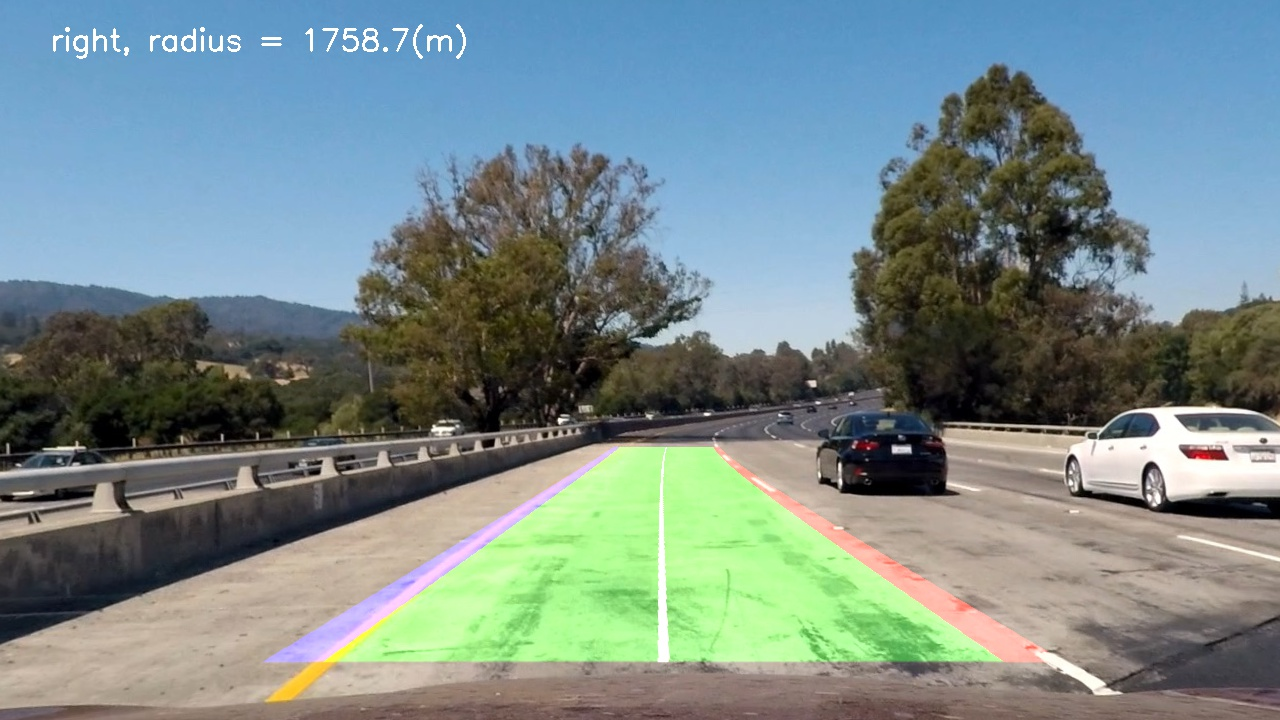
#> input picture test_images/tracked0.jpg, 1280 x 720 px
$ python -i video_gen.py   (imports and definitions only)   (older library calls are emulated)
#> lines starting #> are read from the running program, lines starting #| are printed output that depends on the picture
#> further down, picture is the input picture: shape (720, 1280, 3); mean B, G, R 137.4, 138, 120.3
import cv2
import numpy as np
import glob
import pickle
from tracker import tracker
import collections

from moviepy.editor import VideoFileClip
from IPython.display import HTML

import matplotlib.pyplot as plt

# Define conversions in x and y from pixels space to meters
ym_per_pix = 22/720 # meters per pixel in y dimension
xm_per_pix = 4/570  # meters per pixel in x dimension

# read in the saved objpoints and imgpoints
# [1 line not run here, left out]
# [1 line that did not run here, left out]
# [1 line that did not run here, left out]


# Line class to store certain features and perform sanity checks
class Line():
    def __init__(self):
        # was the line detected in the last iteration?
        self.detected = False
        # polynomial fit of last "good" frame
        self.recent_fit = None
        # polynomial fitx of last "good" frame
        self.recent_fitx = None
        # radius of curvature of the line in meters
        self.last_radius_m = None
        # distance in meters of vehicle center from the line
        self.line_base_pos = None


class Last_Frame():
    def __init__(self):
        self.recent_radius = None
        self.recent_direction = "straight"
        self.recent_middle_pts = None
        self.buffer_size = 15 # 1 = no buffer
        self.average_left_fitx = collections.deque([], self.buffer_size)
        self.average_right_fitx = collections.deque([], self.buffer_size)
        self.average_lane_distance = collections.deque([], self.buffer_size)
        self.leftx_base = None
        self.rightx_base = None

        self.left_line = Line()
        self.right_line = Line()


class Error():
    def __init__(self):
        # Reset tracking mode
        self.lost_tracking = False # Set to True for the first frame
        # Flag for first frame exception
        self.first_frame = True # Set to True for the first frame
        # Counter for counting frames with at least one error
        self.counter = 0 # Initialize with 0
        # Maximum number of errors allowed before reset
        self.max_errors = 5
        # Error for not deteting lane lines in the last images
        self.no_lines = False # Set to True for the first frame
        # Error for curvature being out of range
        self.curvature = False
        # Error for lines not being parallel
        self.parallel = False
        # Error for distance between the alne lines
        self.distance = False
        # Error for abrupt change of direction
        self.direction = False
        # Error list for tracking the occuring error modes
        self.error_list = []

    # [12 lines left out: function add_errors_to_list, not called in this run]


def abs_sobel_thresh(img, orient='x', sobel_kernel=3, thresh=(0,255)):
    # Convert to grayscale
#> called with orient = 'x', sobel_kernel = 3, thresh = (0, 255)
    gray = cv2.cvtColor(img, cv2.COLOR_BGR2GRAY)
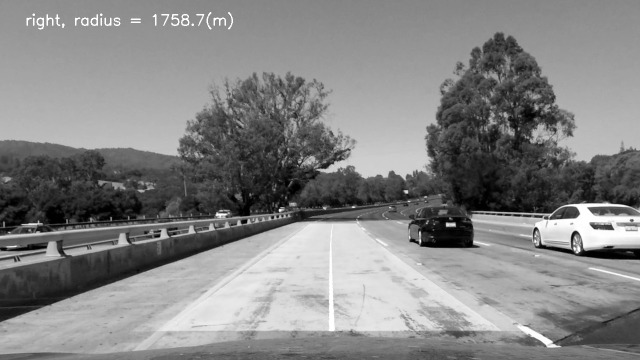
#> gray: shape (720, 1280) (shown at 1/2 size); min 0, max 255, mean 132.6
    # Apply noise filter
    gray = cv2.bilateralFilter(gray, 5, 100, 100)

    if orient == 'x':
        abs_sobel = np.absolute(cv2.Sobel(gray, cv2.CV_64F, 1, 0, ksize=sobel_kernel))
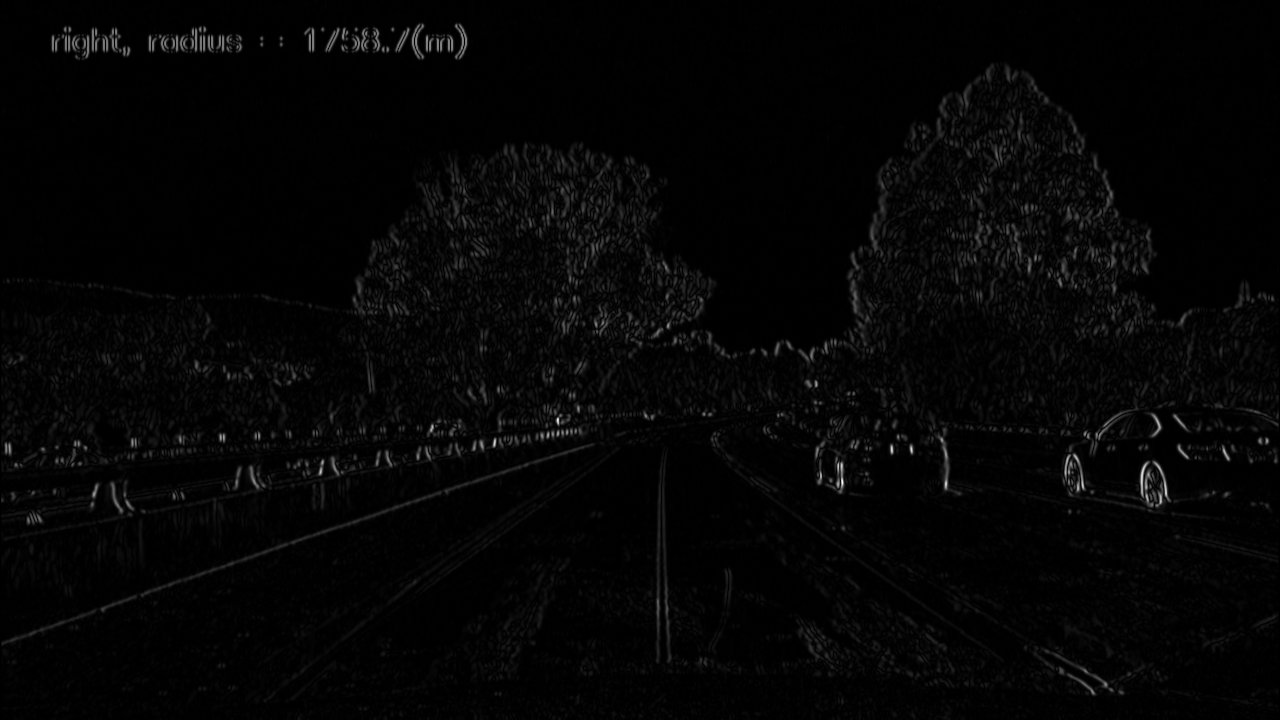
#> abs_sobel: shape (720, 1280) float64; min 0, max 664, mean 14; drawn with min black and max white
    if orient == 'y':
        abs_sobel = np.absolute(cv2.Sobel(gray, cv2.CV_64F, 0, 1, ksize=sobel_kernel))
    scaled_sobel = np.uint8(255*abs_sobel/np.max(abs_sobel))
    binary_output = np.zeros_like(scaled_sobel)
    # apply threshold
    binary_output[(scaled_sobel >= thresh[0])&(scaled_sobel <= thresh[1])] = 1
    return binary_output


"""
def mag_threshold(image, sobel_kernel=3, mag_thresh=(0,255)):
    gray = cv2.cvtColor(img, cv2.COLOR_BGR2GRAY)
    sobelx = cv2.Sobel(gray, cv2.CV_64F, 1, 0, ksize=sobel_kernel)
    sobely = cv2.Sobel(gray, cv2.CV_64F, 0, 1, ksize=sobel_kernel)
    gradmag = np.sqrt(sobelx**2 - sobely**2)
    scale_factor = np.max(gradmag)*255
    gradmag = (gradmag/scale_factor).astype(np.uint8)
    binary_output = np.zeros_like(gradmag)
    # apply threshold
    binary_output[(gradmag >= mag_thresh[0])&(gradmag <= mag_thresh[1])] = 1
    return binary_output


def dir_threshold(image, sobel_kernel=3, thresh=(0, np.pi/2)):
    # calculate gradient direction
    gray = cv2.cvtColor(image, cv2.COLOR_BGR2GRAY)
    sobelx = cv2.Sobel(gray, cv2.CV_64F, 1, 0, ksize=sobel_kernel)
    sobely = cv2.Sobel(gray, cv2.CV_64F, 0, 1, ksize=sobel_kernel)
    with np.errstate(divide='ignore', invalid='ignore'):
        absgraddir = np.absolute(np.arctan(sobely/sobelx))
        binary_output = np.zeros_like(absgraddir)
        # apply threshold
        binary_output[(absgraddir >= thresh[0]) & (absgraddir <= thresh[1])] = 1

    return binary_output
"""


# [549 lines left out: functions hls_threshold, rgb_threshold, sliding_window, search_with_margin, calculate_middle_line, check_lane_lines and 2 more, not called in this run]


#Input_video = 'test.mp4'
Input_video = 'project_video.mp4'
#Input_video = 'challenge_video.mp4'

Output_video = 'output_video_highway.mp4'

last_frame = Last_Frame()
tracking_errors = Error()


# [1 line that did not run here, left out]
# [1 line that did not run here, left out]
# [1 line not run here, left out]


>>> import cv2
>>> picture = cv2.imread('test_images/tracked0.jpg')
>>> result = abs_sobel_thresh(picture)
#> result: shape (720, 1280); every value is 1

$ run again, on test_images/tracked1.jpg
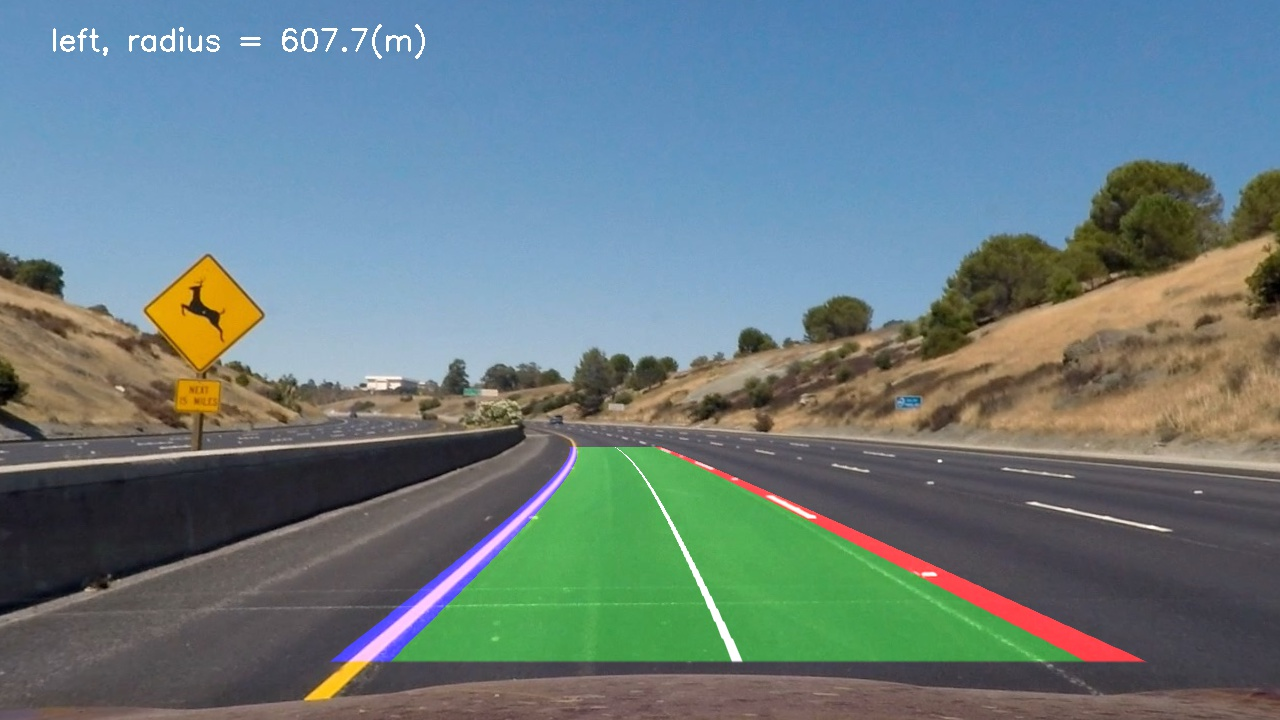
#> input picture test_images/tracked1.jpg, 1280 x 720 px
#> picture is the input picture: shape (720, 1280, 3); mean B, G, R 128.1, 124.6, 105.8
#> in abs_sobel_thresh, `gray = cv2.cvtColor(img, cv2.COLOR_BGR2GRAY)`:
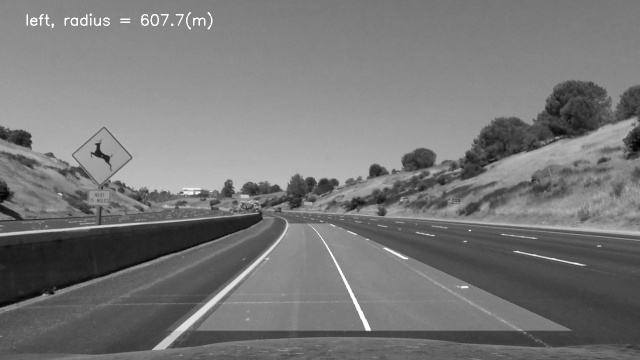
#> gray: shape (720, 1280) (shown at 1/2 size); min 0, max 255, mean 119.4
#> in abs_sobel_thresh, `abs_sobel = np.absolute(cv2.Sobel(gray, cv2.CV_64F, 1, 0, ksize=sobel_..`:
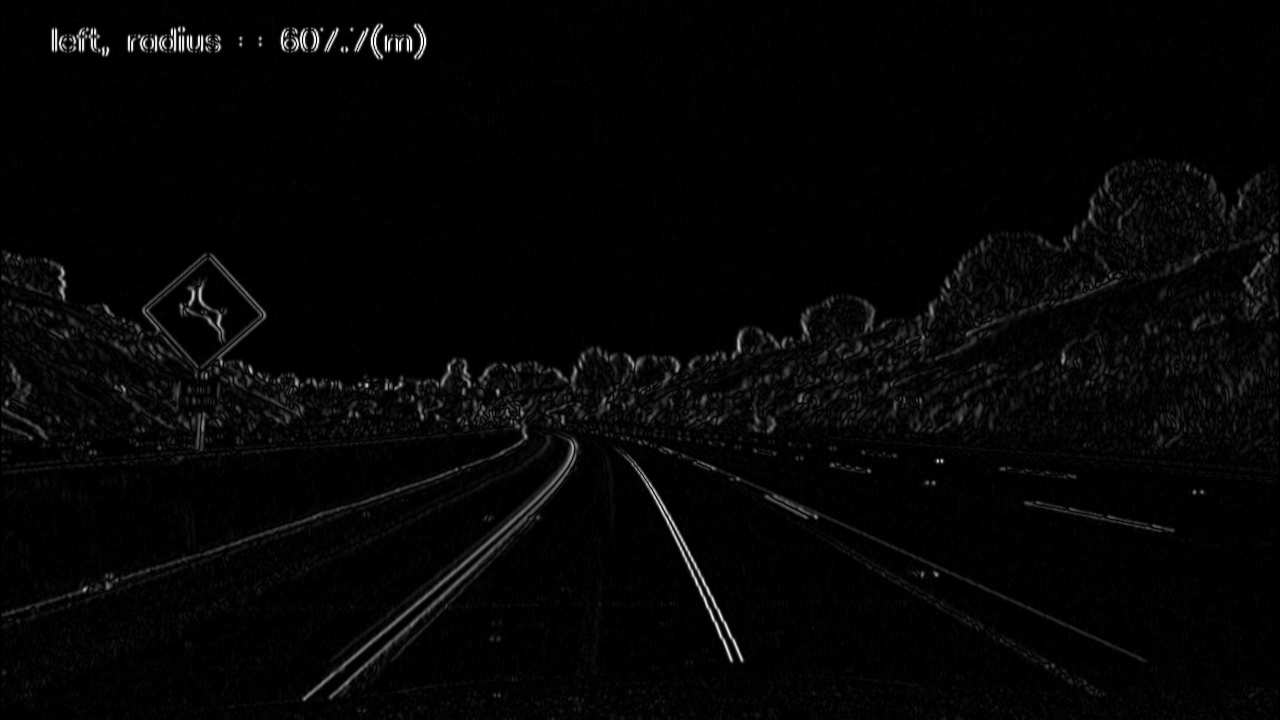
#> abs_sobel: shape (720, 1280) float64; min 0, max 392, mean 9; drawn with min black and max white
#> result: shape (720, 1280); every value is 1

$ run again, on test_images/tracked2.jpg
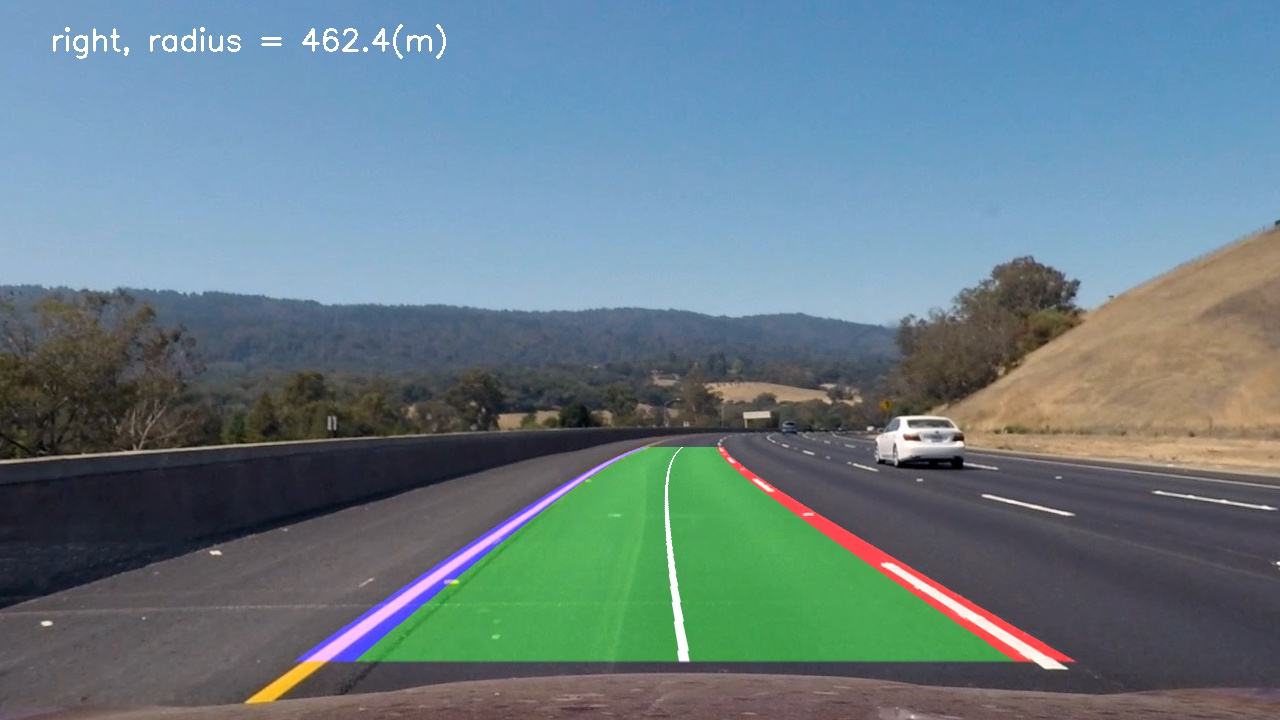
#> input picture test_images/tracked2.jpg, 1280 x 720 px
#> picture is the input picture: shape (720, 1280, 3); mean B, G, R 132.9, 124.5, 103.1
#> in abs_sobel_thresh, `gray = cv2.cvtColor(img, cv2.COLOR_BGR2GRAY)`:
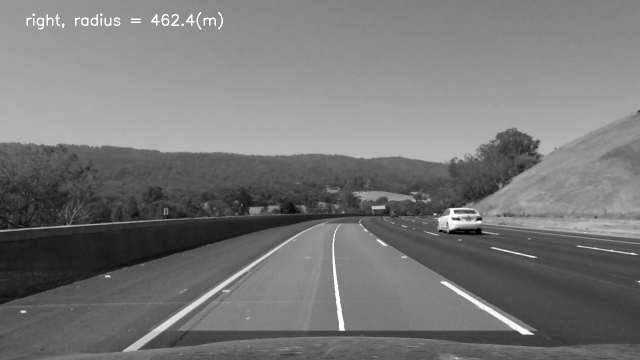
#> gray: shape (720, 1280) (shown at 1/2 size); min 0, max 255, mean 119.1
#> in abs_sobel_thresh, `abs_sobel = np.absolute(cv2.Sobel(gray, cv2.CV_64F, 1, 0, ksize=sobel_..`:
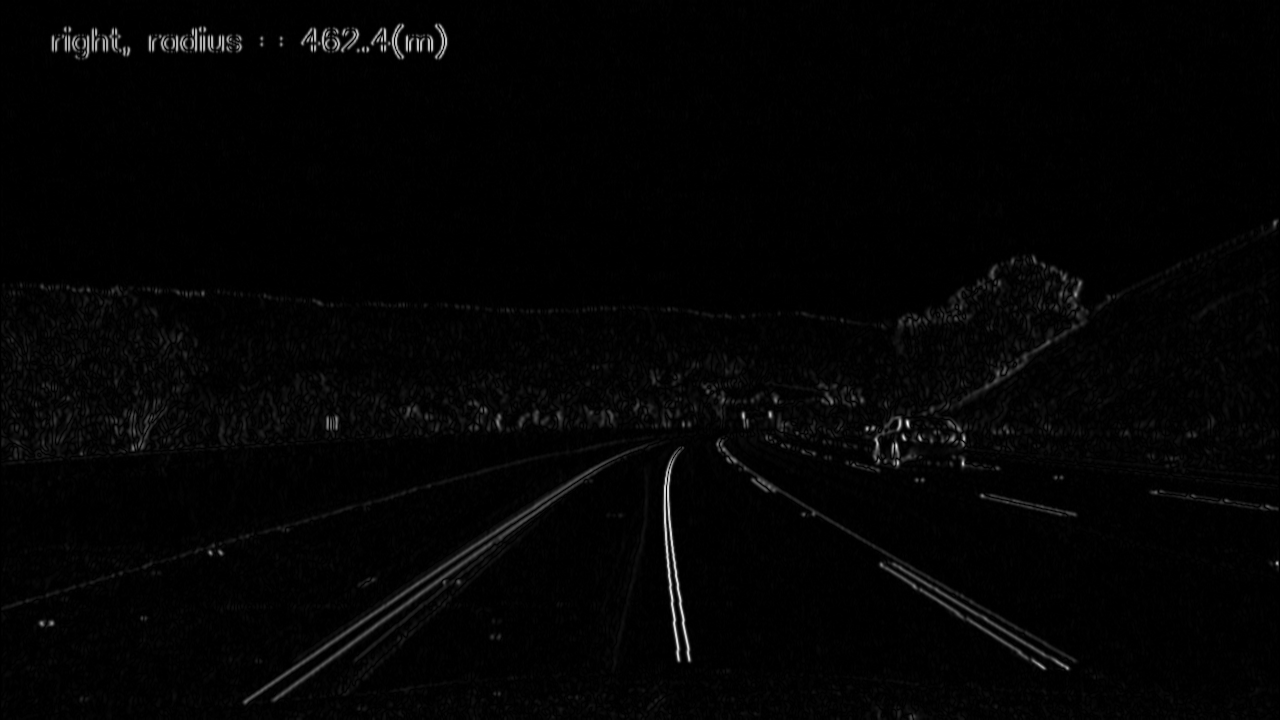
#> abs_sobel: shape (720, 1280) float64; min 0, max 442, mean 7.1; drawn with min black and max white
#> result: shape (720, 1280); every value is 1
